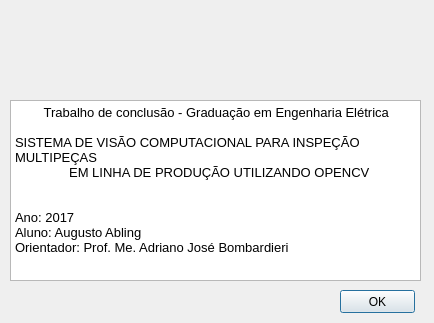
<?xml version="1.0" encoding="UTF-8"?>
<ui version="4.0">
 <class>InfoAbout</class>
 <widget class="QDialog" name="InfoAbout">
  <property name="geometry">
   <rect>
    <x>0</x>
    <y>0</y>
    <width>434</width>
    <height>323</height>
   </rect>
  </property>
  <property name="windowTitle">
   <string>Sobre</string>
  </property>
  <property name="windowIcon">
   <iconset>
    <normalon>:/images/images/Objectif-photo-Logo-1.png</normalon>
   </iconset>
  </property>
  <property name="styleSheet">
   <string notr="true"/>
  </property>
  <widget class="QPushButton" name="bot_ok">
   <property name="geometry">
    <rect>
     <x>340</x>
     <y>290</y>
     <width>75</width>
     <height>23</height>
    </rect>
   </property>
   <property name="text">
    <string>OK</string>
   </property>
  </widget>
  <widget class="QPlainTextEdit" name="plainTextEdit">
   <property name="enabled">
    <bool>true</bool>
   </property>
   <property name="geometry">
    <rect>
     <x>10</x>
     <y>100</y>
     <width>411</width>
     <height>181</height>
    </rect>
   </property>
   <property name="font">
    <font>
     <pointsize>10</pointsize>
    </font>
   </property>
   <property name="autoFillBackground">
    <bool>false</bool>
   </property>
   <property name="readOnly">
    <bool>true</bool>
   </property>
   <property name="plainText">
    <string>        Trabalho de conclusão - Graduação em Engenharia Elétrica

SISTEMA DE VISÃO COMPUTACIONAL PARA INSPEÇÃO MULTIPEÇAS    
               EM LINHA DE PRODUÇÃO UTILIZANDO OPENCV


Ano: 2017
Aluno: Augusto Abling
Orientador: Prof. Me. Adriano José Bombardieri</string>
   </property>
  </widget>
  <widget class="QLabel" name="label">
   <property name="geometry">
    <rect>
     <x>30</x>
     <y>10</y>
     <width>361</width>
     <height>81</height>
    </rect>
   </property>
   <property name="styleSheet">
    <string notr="true">image: url(:/images/images/LOGO - UNISC.png);</string>
   </property>
   <property name="text">
    <string/>
   </property>
  </widget>
 </widget>
 <resources/>
 <connections/>
</ui>
